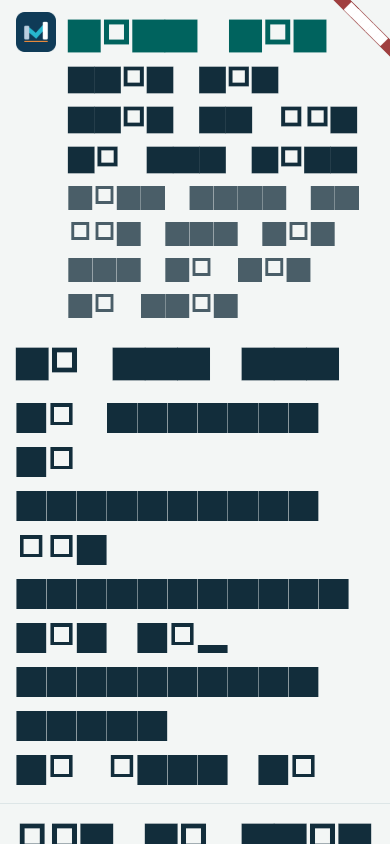
#> input picture apps/mobile/test/editions/goldens-linux/enterprise_home_text200.png, 390 x 844 px, given in place of dpm-logo-header.webp, which was not available
$ python prepare_assets.py
#> lines starting #> are read from the running program, lines starting #| are printed output that depends on the picture
"""Chuan bi anh cho bo trinh chieu: cat logo DPM, copy logo Mach Von, cat khung hinh tu clip.

Chay: python -X utf8 scripts/deck/prepare_assets.py [--out D:/PIS-clips-out/deck/assets]
Dau vao da co san (khong tai lai): dpm-logo-header.webp, dpm-logo-alt.webp (tai tu dpm.vn, xem brand-notes.md)
va khung hinh trong D:/PIS-clips-out/deck/frames (xem README.md).
"""
import argparse
import shutil
from pathlib import Path
from PIL import Image

ap = argparse.ArgumentParser()
ap.add_argument("--out", default="D:/PIS-clips-out/deck/assets")
ap.add_argument("--frames", default="D:/PIS-clips-out/deck/frames")
ap.add_argument("--brand", default="D:/PIS-clips-out/brand")
a = ap.parse_args()
out = Path(a.out)
out.mkdir(parents=True, exist_ok=True)

# Logo dau trang cua dpm.vn co dong chu "Trang Thong tin dien tu tong hop" o tren cung: cat bo dong do,
# giu chu PHU MY (cham cam tren chu Y) va khau hieu "Se chia thinh vuong". Khong ve lai, khong doi mau.
src = Image.open(out / "dpm-logo-header.webp").convert("RGBA")
#> src is the input picture: PIL image 390x844 RGBA; mean R, G, B, A 176.4, 187.7, 190.8, 255
w, h = src.size
#> w = 390; h = 844
lock = src.crop((0, int(h * 0.175), w, h))
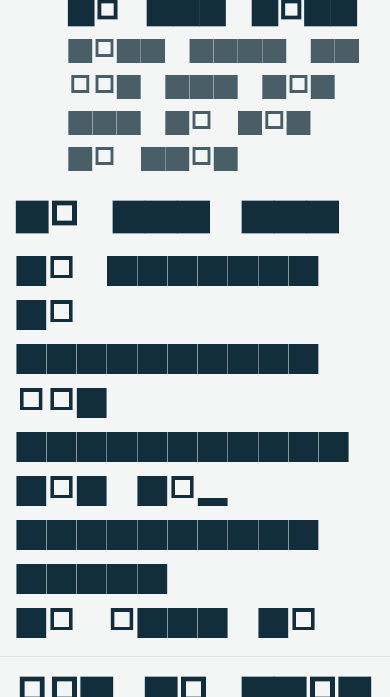
#> lock: PIL image 390x697 RGBA; mean R, G, B, A 176.5, 186.6, 190, 255
lock.save(out / "dpm-logo-lockup.png")
word = src.crop((0, int(h * 0.175), w, int(h * 0.69)))
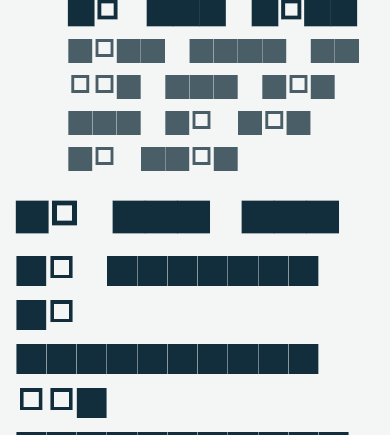
#> word: PIL image 390x435 RGBA; mean R, G, B, A 183.4, 192.7, 195.7, 255
word.save(out / "dpm-logo-wordmark.png")
Image.open(out / "dpm-logo-alt.webp").convert("RGBA").save(out / "pvfcco-logo.png")
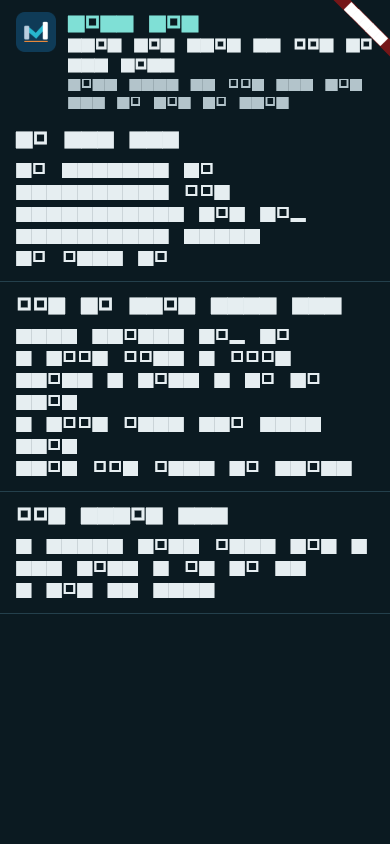
#> input picture apps/mobile/test/editions/goldens-linux/enterprise_home_dark.png, 390 x 844 px, given in place of dpm-logo-alt.webp, which was not available

for n in ["logo-enterprise-horizontal", "logo-public-horizontal", "logo-enterprise-mark", "logo-enterprise-icon"]:
    shutil.copy(Path(a.brand) / f"{n}.png", out / f"machvon-{n}.png")

fr = Path(a.frames)
# Mot khung hinh 1920x1080 cua clip gom nen toi va bang chuyen muc: chi lay vung man hinh ung dung.
APP = (540, 95, 1895, 890)
PHONE = (1290, 55, 1760, 965)
jobs = {
    "shot-directives.jpg": ("t_directives_28.jpg", APP),
    "shot-directive-period.jpg": ("t_directives_45.jpg", APP),
    "shot-hpm.jpg": ("hpm-ebs.jpg", APP),
    "shot-reports.jpg": ("reports-pvn.jpg", APP),
    "shot-leader.jpg": ("t_leader-home_28.jpg", APP),
    "shot-analytics.jpg": ("analytics.jpg", APP),
    "shot-alerts.jpg": ("t_alerts_45.jpg", APP),
    "shot-contractors.jpg": ("contractors.jpg", APP),
    "shot-tree.jpg": ("process-tree.jpg", APP),
    "shot-capital.jpg": ("capital.jpg", APP),
    "phone-home.jpg": ("p_8.jpg", PHONE),
    "phone-projects.jpg": ("p_50.jpg", PHONE),
}
for dst, (srcn, box) in jobs.items():
    p = fr / srcn
    if not p.exists():
        print("thieu", p)
        continue
    Image.open(p).convert("RGB").crop(box).save(out / dst, quality=88)
print("xong", out)
